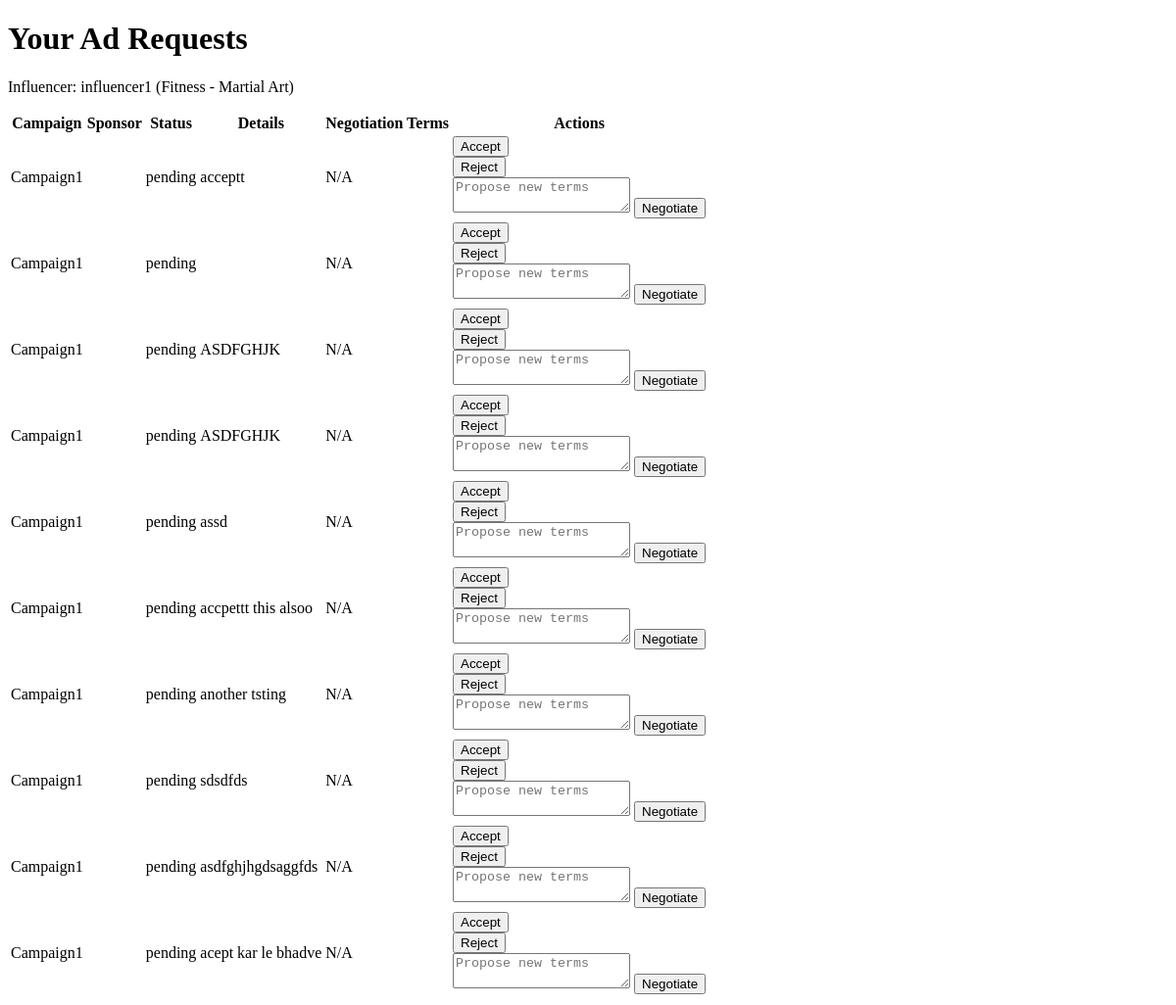
/influencer/ad_requests (signed in), run on an earlier commit of the app's database.
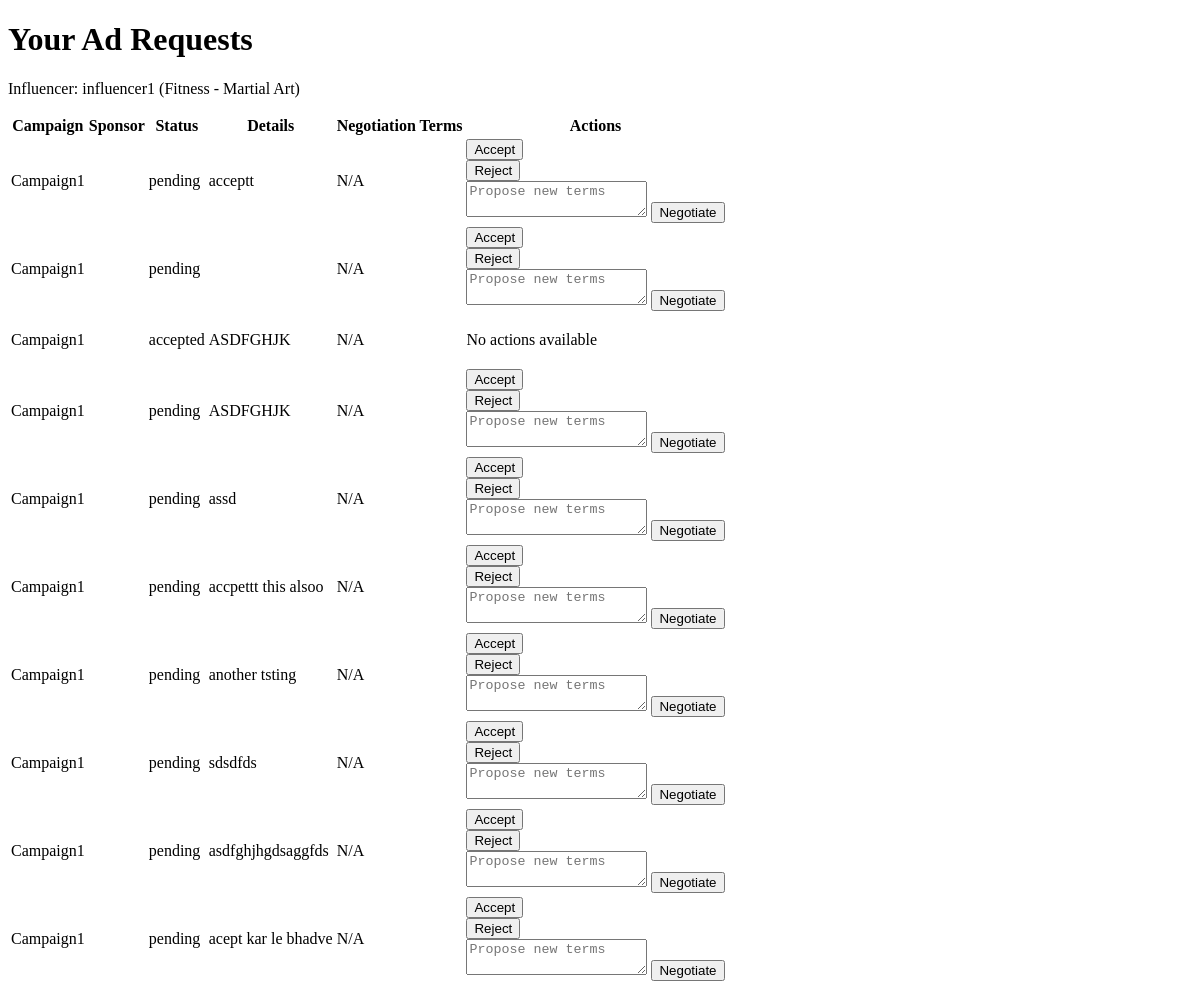
And on a later commit of the database.
### models.py (models this page shows, shortened)
class User(db.Model, UserMixin):
    id = db.Column(db.Integer, primary_key=True)
    username = db.Column(db.String(80), unique=True, nullable=False)
    password = db.Column(db.String(200), nullable=False)
    email = db.Column(db.String(120), unique=True, nullable=False)
    role = db.Column(db.String(50), nullable=False)  # admin, sponsor, influencer
    is_active = db.Column(db.Boolean, default=True)

class Influencer(db.Model):
    id = db.Column(db.Integer, primary_key=True)
    user_id = db.Column(db.Integer, db.ForeignKey('user.id'), nullable=False)
    category = db.Column(db.String(120))
    niche = db.Column(db.String(120))
    is_flagged = db.Column(db.Boolean, default=False)
    reach = db.Column(db.Integer)
    bio = db.Column(db.Text)
    user = db.relationship('User', backref=db.backref('influencers', lazy=True))

class AdRequest(db.Model):
    id = db.Column(db.Integer, primary_key=True)
    campaign_id = db.Column(db.Integer, db.ForeignKey('campaign.id'), nullable=False)
    influencer_id = db.Column(db.Integer, db.ForeignKey('influencer.id'), nullable=False)
    status = db.Column(db.String(50), nullable=False)  # pending, accepted, rejected, negotiated
    details = db.Column(db.Text)
    negotiation_terms = db.Column(db.Text)
    communication_log = db.Column(db.Text)
    created_at = db.Column(db.DateTime, default=datetime.utcnow)
    updated_at = db.Column(db.DateTime, default=datetime.utcnow, onupdate=datetime.utcnow)
    campaign = db.relationship('Campaign', backref=db.backref('ad_requests', lazy=True))
    influencer = db.relationship('Influencer', backref=db.backref('ad_requests', lazy=True))

class Campaign(db.Model):
    id = db.Column(db.Integer, primary_key=True)
    sponsor_id = db.Column(db.Integer, db.ForeignKey('sponsor.id'), nullable=False)
    title = db.Column(db.String(120), nullable=False)
    description = db.Column(db.Text)
    budget = db.Column(db.Float)
    category = db.Column(db.String(120))
    status = db.Column(db.String(50), nullable=False)  # active, completed, flagged
    start_date = db.Column(db.DateTime)
    end_date = db.Column(db.DateTime)
    is_public = db.Column(db.Boolean, default=True)
    sponsor = db.relationship('Sponsor', backref=db.backref('campaigns', lazy=True))

### app.py (the view)
    @app.route('/influencer/ad_requests', methods=['GET'])
    @login_required
    @influencer_required
    def influencer_ad_requests():
        influencer = Influencer.query.filter_by(user_id=current_user.id).first()
        if not influencer:
            flash('You are not registered as an influencer.', 'error')
            return redirect(url_for('home'))
        ad_requests = AdRequest.query.filter_by(influencer_id=influencer.id).all()
        return render_template('influencer_ad_requests.html', ad_requests=ad_requests, influencer=influencer)

### templates/influencer_ad_requests.html (shortened to what this page needs)
<!DOCTYPE html>
<html lang="en">
<head>
</head>
<body>
    <h1>Your Ad Requests</h1>
    <p>Influencer: {{ influencer.user.username }} ({{ influencer.category }} - {{ influencer.niche }})</p>
    <table>
        <thead>
            <tr>
                <th>Campaign</th>
                <th>Sponsor</th>
                <th>Status</th>
                <th>Details</th>
                <th>Negotiation Terms</th>
                <th>Actions</th>
            </tr>
        </thead>
        <tbody>
            {% for ad_request in ad_requests %}
            <tr>
                <td>{{ ad_request.campaign.title }}</td>
                <td>{{ ad_request.campaign.sponsor.company_name }}</td>
                <td>{{ ad_request.status }}</td>
                <td>{{ ad_request.details }}</td>
                <td>{{ ad_request.negotiation_terms or 'N/A' }}</td>
                <td>
                    {% if ad_request.status == 'pending' %}
                        <form action="{{ url_for('influencer_ad_request_action', id=ad_request.id) }}" method="POST">
                            <input type="submit" value="Accept">
                        </form>
                        <form action="{{ url_for('influencer_ad_request_action', id=ad_request.id) }}" method="POST">
                            <input type="submit" value="Reject">
                        </form>
                        <form action="{{ url_for('influencer_ad_request_action', id=ad_request.id) }}" method="POST">
                            <textarea name="new_terms" placeholder="Propose new terms" required></textarea>
                            <input type="submit" value="Negotiate">
                        </form>
                    {% elif ad_request.status == 'negotiated' %}
                        <p>Waiting for sponsor response</p>
                    {% else %}
                        <p>No actions available</p>
                    {% endif %}
                </td>
            </tr>
            {% endfor %}
        </tbody>
    </table>
</body>
</html>

What changed in the data, as far as the page shows it:
changed AdRequest: status "pending" → "accepted"; value "Accept" → (not shown); value "Reject" → (not shown); value "Negotiate" → (not shown); now shows "No actions available"
